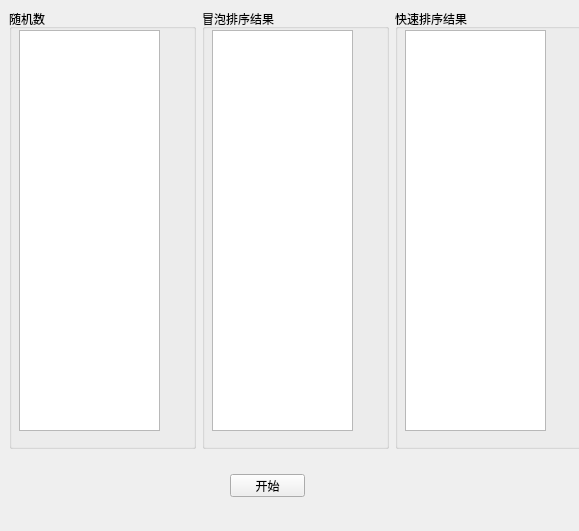
<?xml version="1.0" encoding="UTF-8"?>
<ui version="4.0">
 <class>Thread</class>
 <widget class="QMainWindow" name="Thread">
  <property name="geometry">
   <rect>
    <x>0</x>
    <y>0</y>
    <width>579</width>
    <height>531</height>
   </rect>
  </property>
  <property name="windowTitle">
   <string>Thread</string>
  </property>
  <widget class="QWidget" name="centralwidget">
   <widget class="QWidget" name="layoutWidget">
    <property name="geometry">
     <rect>
      <x>0</x>
      <y>0</y>
      <width>591</width>
      <height>921</height>
     </rect>
    </property>
    <layout class="QVBoxLayout" name="verticalLayout">
     <item>
      <widget class="QWidget" name="widget" native="true">
       <layout class="QHBoxLayout" name="horizontalLayout">
        <item>
         <widget class="QGroupBox" name="groupBox">
          <property name="title">
           <string>随机数</string>
          </property>
          <widget class="QListWidget" name="randlist">
           <property name="geometry">
            <rect>
             <x>10</x>
             <y>21</y>
             <width>141</width>
             <height>401</height>
            </rect>
           </property>
          </widget>
         </widget>
        </item>
        <item>
         <widget class="QGroupBox" name="groupBox_2">
          <property name="title">
           <string>冒泡排序结果</string>
          </property>
          <widget class="QListWidget" name="bubblelist">
           <property name="geometry">
            <rect>
             <x>10</x>
             <y>21</y>
             <width>141</width>
             <height>401</height>
            </rect>
           </property>
          </widget>
         </widget>
        </item>
        <item>
         <widget class="QGroupBox" name="groupBox_3">
          <property name="title">
           <string>快速排序结果</string>
          </property>
          <widget class="QListWidget" name="quicklist">
           <property name="geometry">
            <rect>
             <x>10</x>
             <y>21</y>
             <width>141</width>
             <height>401</height>
            </rect>
           </property>
          </widget>
         </widget>
        </item>
       </layout>
      </widget>
     </item>
     <item>
      <widget class="QWidget" name="widget_2" native="true">
       <widget class="QPushButton" name="pushButton">
        <property name="geometry">
         <rect>
          <x>230</x>
          <y>10</y>
          <width>75</width>
          <height>23</height>
         </rect>
        </property>
        <property name="text">
         <string>开始</string>
        </property>
       </widget>
      </widget>
     </item>
    </layout>
   </widget>
  </widget>
  <widget class="QMenuBar" name="menubar">
   <property name="geometry">
    <rect>
     <x>0</x>
     <y>0</y>
     <width>579</width>
     <height>23</height>
    </rect>
   </property>
  </widget>
 </widget>
 <resources/>
 <connections/>
</ui>
